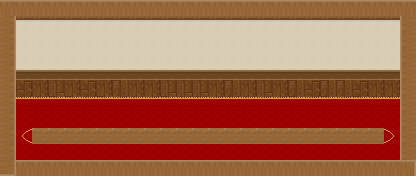

This is a level from a 2D game, rendered from its Tiled map with the project's own tilesets. A one-line summary and the map file follow, with tile-layer data summarised:
An orthogonal 26x11 tile map with 16x16 px tiles, 3 tile layers (Tile Layer 1, Rug, Edge).

<map version="1.0" orientation="orthogonal" width="26" height="11" tilewidth="16" tileheight="16">
 <tileset firstgid="1" name="Office" tilewidth="16" tileheight="16">
  <image source="indoor_tileset.png" width="112" height="80" />
  <tile id="6">
   <properties>
    <property name="passable" value="false" />
   </properties>
  </tile>
  <tile id="7">
   <properties>
    <property name="passable" value="false" />
   </properties>
  </tile>
  <tile id="10">
   <properties>
    <property name="passable" value="false" />
   </properties>
  </tile>
  <tile id="15">
   <properties>
    <property name="passable" value="false" />
   </properties>
  </tile>
 </tileset>
 <layer name="Tile Layer 1" width="26" height="11">
  <properties>
   <property name="ground" value="true" />
  </properties>
  <data>[286 cells, 286 non-empty, 11 distinct tile ids]</data>
 </layer>
 <layer name="Rug" width="26" height="11">
  <properties>
   <property name="ground" value="true" />
  </properties>
  <data>[286 cells, 130 non-empty, 12 distinct tile ids]</data>
 </layer>
 <layer name="Edge" width="26" height="11">
  <data>[286 cells, 70 non-empty, 2 distinct tile ids]</data>
 </layer>
</map>